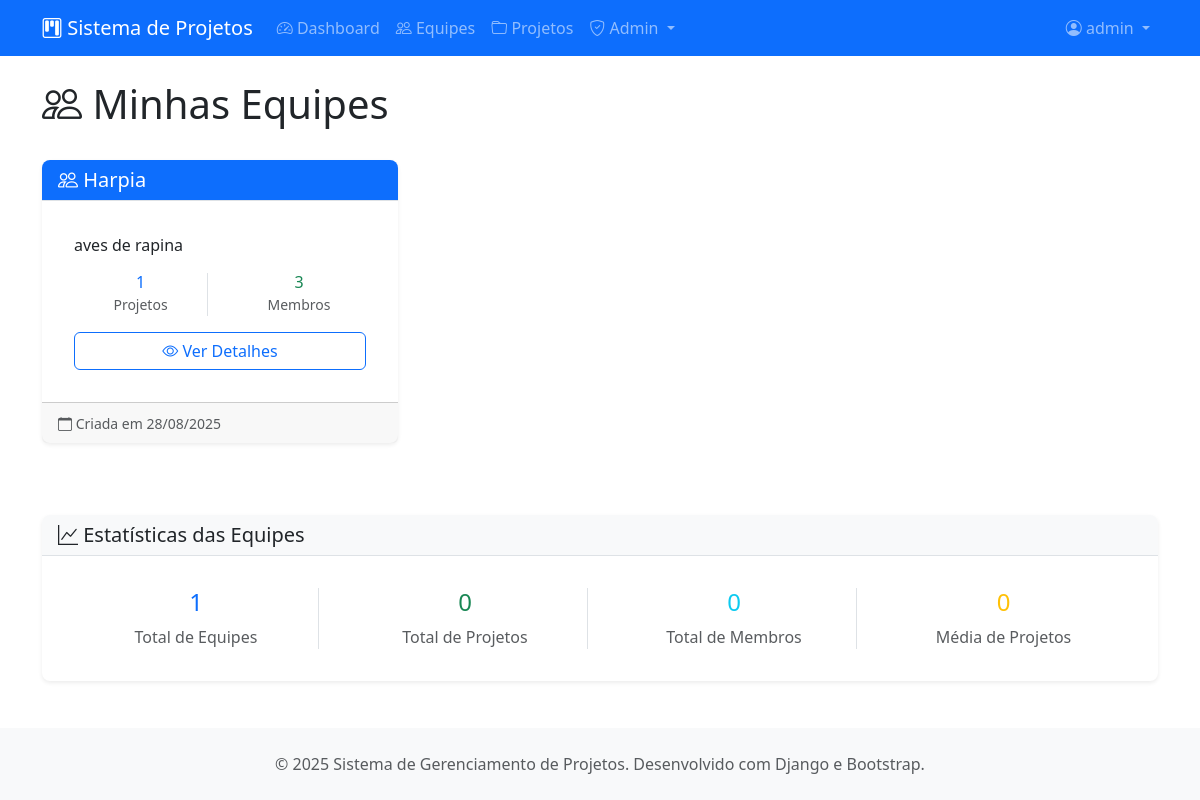
/projetos/equipes/ (signed in), run on an earlier commit of the app's database.
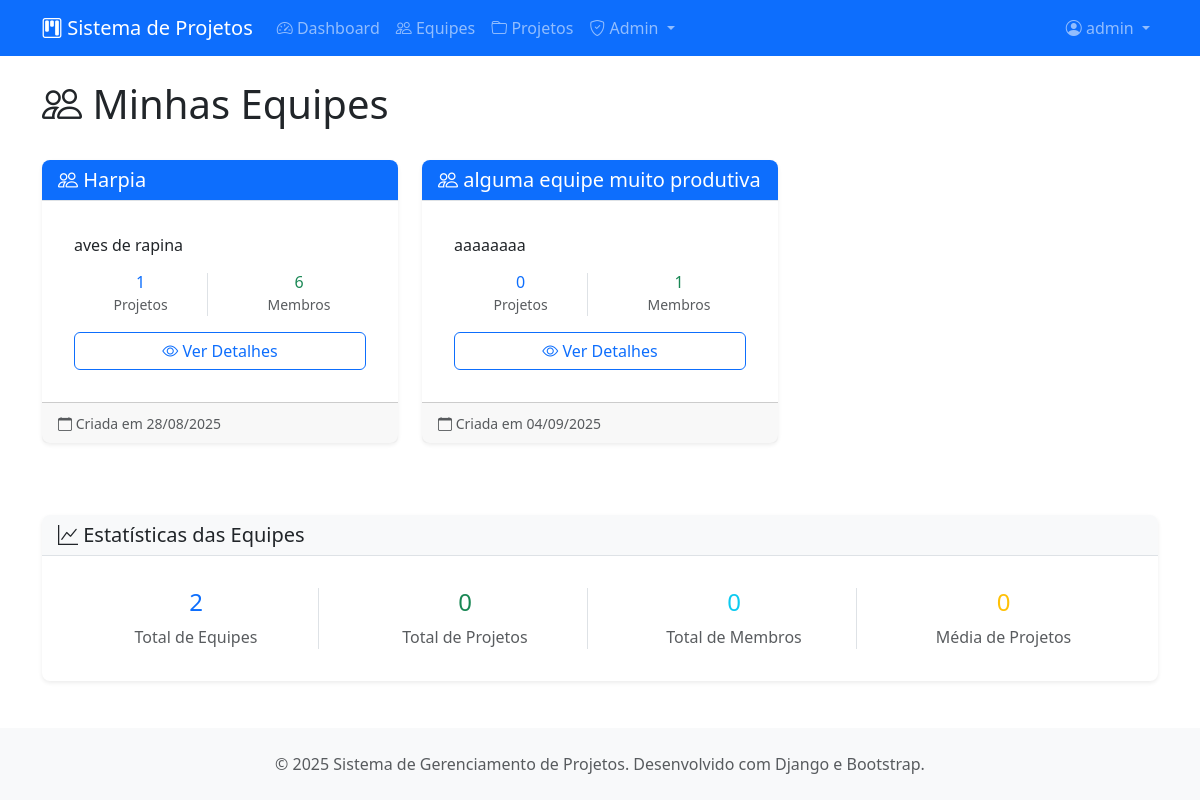
And on a later commit of the database.
### projetos/models.py (models this page shows, shortened)
class Equipe(models.Model):
    nome = models.CharField(max_length=100, verbose_name="Nome da Equipe")
    descricao = models.TextField(blank=True, verbose_name="Descrição")
    criada_em = models.DateTimeField(auto_now_add=True)
    criada_por = models.ForeignKey(User, on_delete=models.CASCADE, related_name="equipes_criadas")
    ativa = models.BooleanField(default=True, verbose_name="Equipe Ativa")
    class Meta:
        verbose_name = "Equipe"
        verbose_name_plural = "Equipes"
        ordering = ["nome"]

### projetos/views.py (the view)
# urls.py: path('equipes/', views.EquipeListView.as_view(), name='lista-equipes'),
class EquipeListView(LoginRequiredMixin, ListView):
    model = Equipe
    template_name = 'projetos/equipe/lista.html'
    context_object_name = 'equipes'
    paginate_by = 10  # Paginação: 10 itens por página
    def get_queryset(self):
        return Equipe.objects.filter(
            membros__usuario=self.request.user,
            ativa=True
        ).distinct().select_related('criada_por')

### projetos/templates/projetos/equipe/lista.html (shortened to what the changed rows need)
{% extends 'projetos/base.html' %}
{% load static %}
{% block content %}
<div class="row">
    <div class="col-12">
        <div class="d-flex justify-content-between align-items-center mb-4">
            <h1><i class="bi bi-people"></i> Minhas Equipes</h1>
        </div>
    </div>
</div>
{% if equipes %}
    <div class="row">
        {% for equipe in equipes %}
            <div class="col-md-6 col-lg-4 mb-4">
                <div class="card h-100">
                    <div class="card-header bg-primary text-white">
                        <h5 class="card-title mb-0">
                            <i class="bi bi-people"></i> {{ equipe.nome }}
                        </h5>
                    </div>
                    <div class="card-body">
                        <p class="card-text">
                            {% if equipe.descricao %}
                                {{ equipe.descricao|truncatewords:20 }}
                            {% else %}
                                <span class="text-muted">Sem descrição</span>
                            {% endif %}
                        </p>
                        <div class="row text-center mb-3">
                            <div class="col-6">
                                <div class="border-end">
                                    <h6 class="text-primary mb-0">{{ equipe.projetos.count }}</h6>
                                    <small class="text-muted">Projetos</small>
                                </div>
                            </div>
                            <div class="col-6">
                                <h6 class="text-success mb-0">{{ equipe.membros.count }}</h6>
                                <small class="text-muted">Membros</small>
                            </div>
                        </div>
                        <div class="d-grid gap-2">
                            <a href="{% url 'projetos:detalhe-equipe' equipe.pk %}" class="btn btn-outline-primary">
                                <i class="bi bi-eye"></i> Ver Detalhes
                            </a>
                        </div>
                    </div>
                    <div class="card-footer text-muted">
                        <small>
                            <i class="bi bi-calendar"></i> Criada em {{ equipe.criada_em|date:"d/m/Y" }}
                        </small>
                    </div>
                </div>
            </div>
        {% endfor %}
    </div>
{% endif %}
<div class="row mt-5">
    <div class="col-12">
        <div class="card">
            <div class="card-body">
                <div class="row text-center">
                    <div class="col-md-3">
                        <div class="border-end">
                            <h4 class="text-primary">{{ equipes.count }}</h4>
                            <p class="text-muted mb-0">Total de Equipes</p>
                        </div>
                    </div>
                </div>
            </div>
        </div>
    </div>
</div>
{% endblock %}

What changed in the data, as far as the page shows it:
computed for Equipe "Harpia": membros.count "3" → "6"
added Equipe: nome "alguma equipe muito produtiva", descricao "aaaaaaaa", projetos.count "0", membros.count "1", criada_em "04/09/2025"
Also different on the page:
{{ equipes.count }}: "1" → "2"
